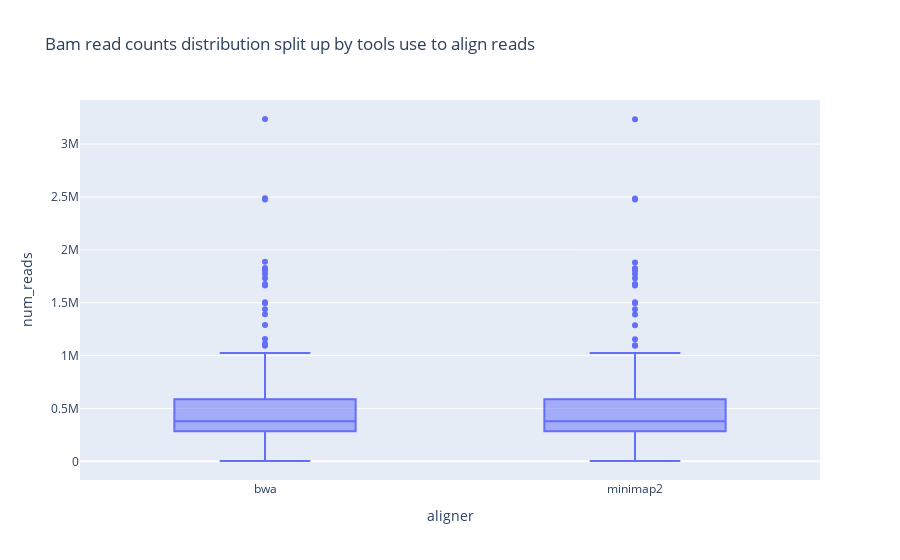

The code cell stored with this chart in its notebook:
### Code cell
px.box(bam_counts, x="aligner", y="num_reads", title="Bam read counts distribution split up by tools use to align reads")

### Figure 1 — Plotly figure (JSON) as saved in the notebook; plotly's stock layout.template omitted (floating-point values rounded to 4 significant figures; data arrays with more than 128 entries replaced by an {"elided": "..."} marker saying what was removed)
{"data": [{"alignmentgroup": "True", "hovertemplate": "aligner=%{x}<br>num_reads=%{y}<extra></extra>", "legendgroup": "", "marker": {"color": "#636efa"}, "name": "", "notched": false, "offsetgroup": "", "orientation": "v", "showlegend": false, "type": "box", "x": {"elided": "252 str values"}, "x0": " ", "xaxis": "x", "y": {"elided": "252 int values"}, "y0": " ", "yaxis": "y"}], "layout": {"boxmode": "group", "legend": {"tracegroupgap": 0}, "title": {"text": "Bam read counts distribution split up by tools use to align reads"}, "xaxis": {"anchor": "y", "domain": [0, 1], "title": {"text": "aligner"}}, "yaxis": {"anchor": "x", "domain": [0, 1], "title": {"text": "num_reads"}}}}
